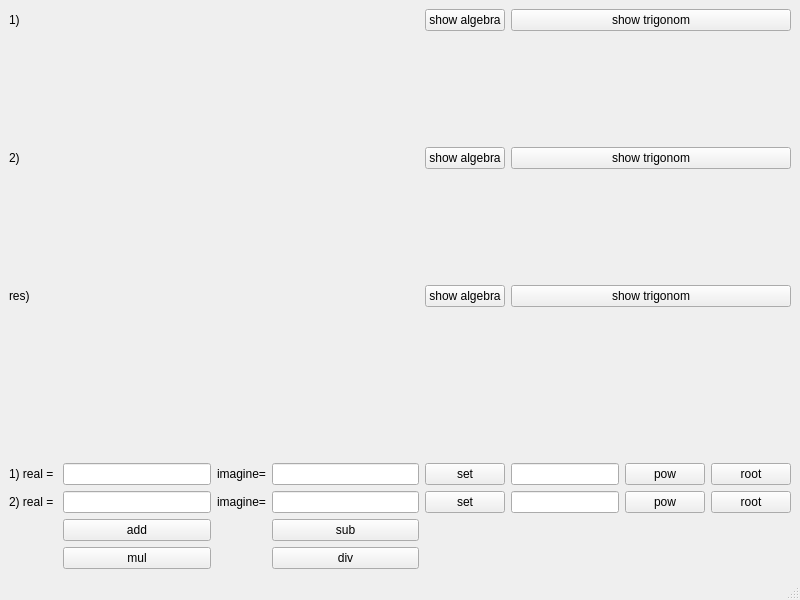
<?xml version="1.0" encoding="UTF-8"?>
<ui version="4.0">
 <class>MainWindow</class>
 <widget class="QMainWindow" name="MainWindow">
  <property name="geometry">
   <rect>
    <x>0</x>
    <y>0</y>
    <width>800</width>
    <height>600</height>
   </rect>
  </property>
  <property name="windowTitle">
   <string>MainWindow</string>
  </property>
  <widget class="QWidget" name="centralwidget">
   <layout class="QGridLayout" name="gridLayout">
    <item row="2" column="5">
     <widget class="QPushButton" name="trigonom_2">
      <property name="text">
       <string>show trigonom</string>
      </property>
     </widget>
    </item>
    <item row="6" column="0">
     <widget class="QLabel" name="label_4">
      <property name="text">
       <string>1) real = </string>
      </property>
     </widget>
    </item>
    <item row="6" column="1">
     <widget class="QLineEdit" name="real_1"/>
    </item>
    <item row="2" column="0" colspan="4">
     <widget class="QLabel" name="op2_print">
      <property name="text">
       <string>2)</string>
      </property>
     </widget>
    </item>
    <item row="0" column="5">
     <widget class="QPushButton" name="trigono_1">
      <property name="text">
       <string>show trigonom</string>
      </property>
     </widget>
    </item>
    <item row="6" column="3">
     <widget class="QLineEdit" name="imagine_1"/>
    </item>
    <item row="4" column="4">
     <widget class="QPushButton" name="algebrs_3">
      <property name="text">
       <string>show algebra</string>
      </property>
     </widget>
    </item>
    <item row="9" column="3">
     <widget class="QPushButton" name="div">
      <property name="text">
       <string>div</string>
      </property>
     </widget>
    </item>
    <item row="7" column="2">
     <widget class="QLabel" name="label_7">
      <property name="text">
       <string>imagine=</string>
      </property>
     </widget>
    </item>
    <item row="1" column="0">
     <spacer name="verticalSpacer_3">
      <property name="orientation">
       <enum>Qt::Vertical</enum>
      </property>
      <property name="sizeHint" stdset="0">
       <size>
        <width>20</width>
        <height>20</height>
       </size>
      </property>
     </spacer>
    </item>
    <item row="7" column="3">
     <widget class="QLineEdit" name="imagine_2"/>
    </item>
    <item row="6" column="4">
     <widget class="QPushButton" name="set_1">
      <property name="text">
       <string>set</string>
      </property>
     </widget>
    </item>
    <item row="4" column="5">
     <widget class="QPushButton" name="trigonom_3">
      <property name="text">
       <string>show trigonom</string>
      </property>
     </widget>
    </item>
    <item row="7" column="1">
     <widget class="QLineEdit" name="real_2"/>
    </item>
    <item row="4" column="0" colspan="4">
     <widget class="QLabel" name="res_print">
      <property name="text">
       <string>res)</string>
      </property>
     </widget>
    </item>
    <item row="0" column="0" colspan="4">
     <widget class="QLabel" name="op1_print">
      <property name="text">
       <string>1)</string>
      </property>
     </widget>
    </item>
    <item row="7" column="0">
     <widget class="QLabel" name="label_6">
      <property name="text">
       <string>2) real =</string>
      </property>
     </widget>
    </item>
    <item row="8" column="1">
     <widget class="QPushButton" name="add">
      <property name="text">
       <string>add</string>
      </property>
     </widget>
    </item>
    <item row="6" column="2">
     <widget class="QLabel" name="label_5">
      <property name="text">
       <string>imagine=</string>
      </property>
     </widget>
    </item>
    <item row="6" column="5">
     <layout class="QHBoxLayout" name="horizontalLayout">
      <item>
       <widget class="QLineEdit" name="n_1"/>
      </item>
      <item>
       <widget class="QPushButton" name="pow_1">
        <property name="text">
         <string>pow</string>
        </property>
       </widget>
      </item>
      <item>
       <widget class="QPushButton" name="root_1">
        <property name="text">
         <string>root</string>
        </property>
       </widget>
      </item>
     </layout>
    </item>
    <item row="3" column="0">
     <spacer name="verticalSpacer_2">
      <property name="orientation">
       <enum>Qt::Vertical</enum>
      </property>
      <property name="sizeHint" stdset="0">
       <size>
        <width>20</width>
        <height>20</height>
       </size>
      </property>
     </spacer>
    </item>
    <item row="5" column="2">
     <spacer name="verticalSpacer">
      <property name="orientation">
       <enum>Qt::Vertical</enum>
      </property>
      <property name="sizeType">
       <enum>QSizePolicy::Preferred</enum>
      </property>
      <property name="sizeHint" stdset="0">
       <size>
        <width>20</width>
        <height>150</height>
       </size>
      </property>
     </spacer>
    </item>
    <item row="0" column="4">
     <widget class="QPushButton" name="algebra_1">
      <property name="text">
       <string>show algebra</string>
      </property>
     </widget>
    </item>
    <item row="7" column="5">
     <layout class="QHBoxLayout" name="horizontalLayout_2">
      <item>
       <widget class="QLineEdit" name="n_2"/>
      </item>
      <item>
       <widget class="QPushButton" name="pow_2">
        <property name="text">
         <string>pow</string>
        </property>
       </widget>
      </item>
      <item>
       <widget class="QPushButton" name="root_2">
        <property name="text">
         <string>root</string>
        </property>
       </widget>
      </item>
     </layout>
    </item>
    <item row="7" column="4">
     <widget class="QPushButton" name="set_2">
      <property name="text">
       <string>set</string>
      </property>
     </widget>
    </item>
    <item row="9" column="1">
     <widget class="QPushButton" name="mul">
      <property name="text">
       <string>mul</string>
      </property>
     </widget>
    </item>
    <item row="8" column="3">
     <widget class="QPushButton" name="sub">
      <property name="text">
       <string>sub</string>
      </property>
     </widget>
    </item>
    <item row="2" column="4">
     <widget class="QPushButton" name="algebra_2">
      <property name="text">
       <string>show algebra</string>
      </property>
     </widget>
    </item>
   </layout>
  </widget>
  <widget class="QMenuBar" name="menubar">
   <property name="geometry">
    <rect>
     <x>0</x>
     <y>0</y>
     <width>800</width>
     <height>26</height>
    </rect>
   </property>
  </widget>
  <widget class="QStatusBar" name="statusbar"/>
 </widget>
 <resources/>
 <connections/>
</ui>
